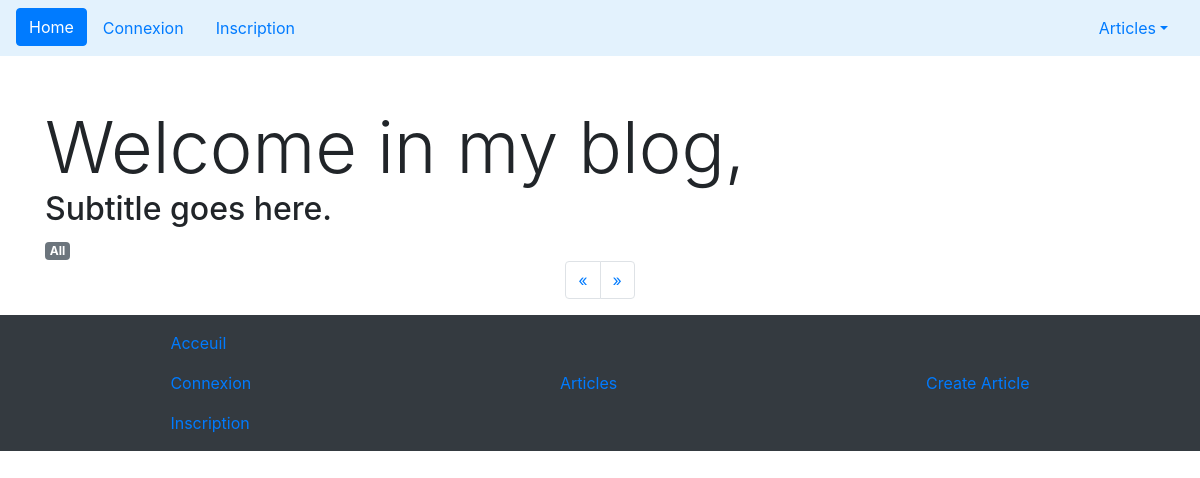
Before: /view/articles.php?start=10 with the older database file.
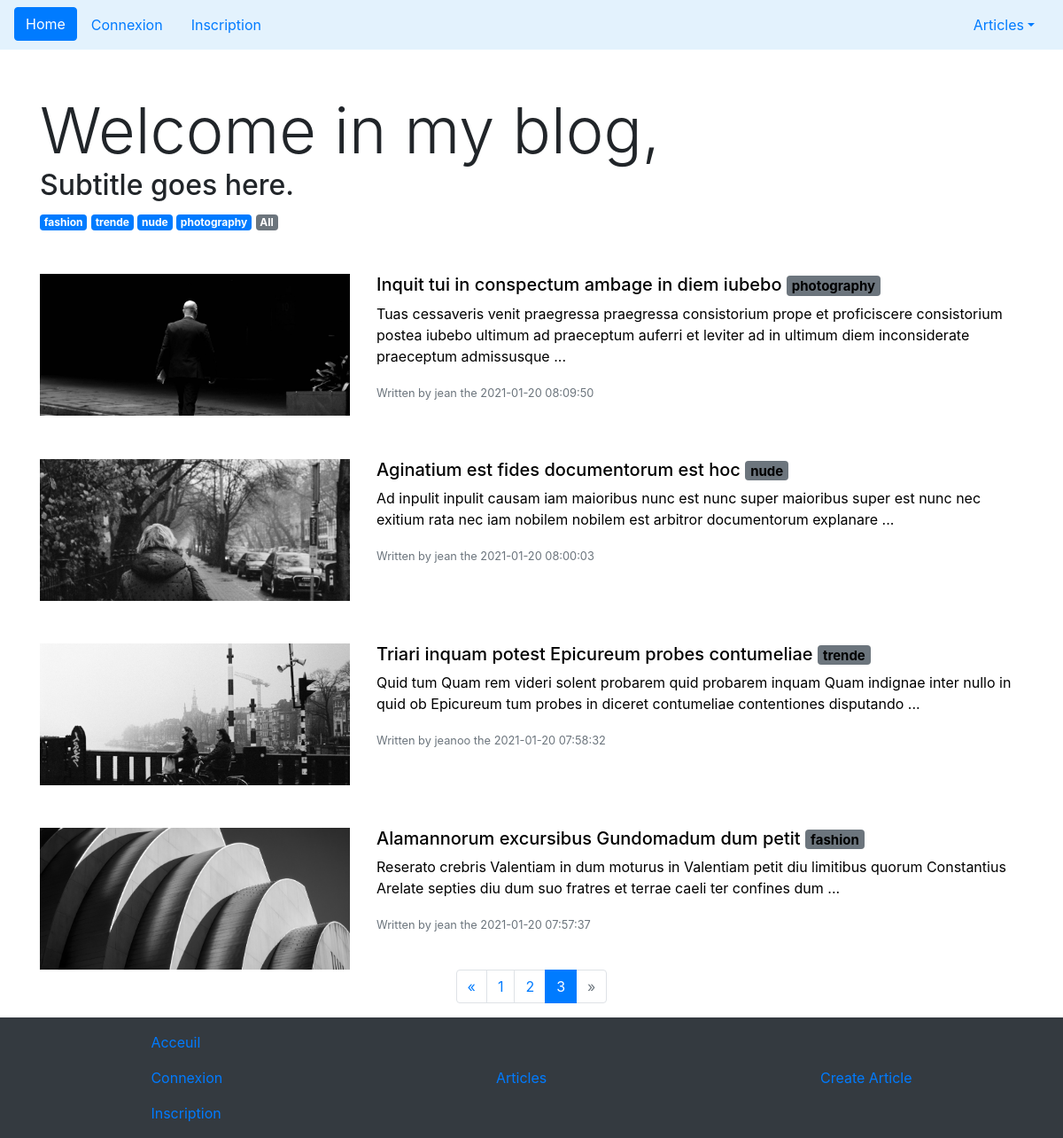
After: the same page with the newer database file.
### tables this page shows
CREATE TABLE `categories` (
  `id` int(11) NOT NULL,
  `nom` varchar(80) NOT NULL
);

CREATE TABLE `articles` (
  `id` int(11) NOT NULL,
  `title` varchar(255) NOT NULL,
  `article` text NOT NULL,
  `id_utilisateur` int(11) NOT NULL,
  `id_categorie` int(11) NOT NULL,
  `date` timestamp NOT NULL DEFAULT CURRENT_TIMESTAMP ON UPDATE CURRENT_TIMESTAMP
);

CREATE TABLE `utilisateurs` (
  `id` int(11) NOT NULL,
  `login` varchar(255) NOT NULL,
  `password` varchar(255) NOT NULL,
  `email` varchar(255) NOT NULL,
  `id_droits` int(11) NOT NULL
);

### App/App.php (called while the page is built, shortened)
<?php
class App
{
    protected $conf;
    protected $db;
    public function __construct()
    {
        return $this;
    }
    public function autoload($classNameAndNamespace)
    {
        $classFile = str_replace('\\', '/', $classNameAndNamespace) . '.php';
    }
    public function loadConfiguration()
    {
        $this->conf = $conf;
    }
    public function getDb()
    {
        if ($this->db === NULL) {
            $PDOhandeler = new PDOHandeler($this->conf);
            $this->db = $PDOhandeler->db;
        }
        return $this->db;
    }
}

### conf/conf.php (called while the page is built)
<?php
$conf = [
    'host' => 'localhost',
    'login' => 'root',
    'password' => '',
    'dbname' => 'blog'
];

### core/PDOHandeler.php (called while the page is built, shortened)
<?php
class PDOHandeler
{
    protected $host;
    protected $login;
    protected $password;
    protected $dbname;
    public function __construct(array $conf)
    {
        foreach ($conf as $param => $value) {
            $method = 'set' . ucfirst($param);
        }
    }
    public function connect()
    {
        $this->db = new PDO("mysql:host={$this->host};dbname={$this->dbname}", $this->login, $this->password);
        $this->db->setAttribute(PDO::ATTR_ERRMODE, PDO::ERRMODE_EXCEPTION);
        $this->db->exec('SET NAMES utf8');
        return $this->db;
    }
    public function setLogin(string $login): void
    {
        $this->login = $login;
    }
    public function setHost(string $host): void
    {
        $this->host = $host;
    }
    public function setPassword(string $password): void
    {
        $this->password = $password;
    }
    public function setDbname(string $dbname): void
    {
        $this->dbname = $dbname;
    }
}

### core/Manager.php (called while the page is built, shortened)
<?php
abstract class Manager
{
    protected $db;
    protected $tableName;
    protected $EntityClassName;
    public function __construct($db)
    {
        $this->db = $db;
        $this->tableName = $this->getTableName();
        $this->EntityClassName = $this->getEntityClassName();
    }
    public function getAll()
    {
        $SQL = "SELECT * FROM {$this->tableName};";
        $sth = $this->db->query($SQL);
        $sth->setFetchMode(PDO::FETCH_CLASS, $this->EntityClassName);
        return $sth->fetchAll();
    }
    public function getTableName()
    {
        $tableName = strtolower(str_replace('Manager', '', get_class($this)));
        $tableName = explode('\\', $tableName);
        $tableName = end($tableName);
        return $tableName;
    }
    public function getEntityClassName()
    {
        return 'App\Entity\\' . ucfirst($this->tableName) . 'Entity';
    }
}

### App/Manager/PaginationManager.php (called while the page is built, shortened)
<?php
class PaginationManager extends Manager
{
    protected $offset;
    protected $limit;
    protected $categorie;
    public function __construct($db, int $offset, int $limit = 5, $categorie = NULL)
    {
        $this->offset = $offset;
        $this->limit = $limit;
        $this->categorie = $categorie;
        $this->loadParameters();
    }
    public function loadParameters()
    {
        $SQL = 'SELECT COUNT(id) FROM articles ';
        $SQL .=  $this->categorie !== NULL ? "WHERE id_categorie = {$this->categorie};" : ';';
        $this->articlesNb = $this->db->query($SQL)->fetchColumn();
        $this->totalPageNb = ceil($this->articlesNb / $this->limit);
        $this->pageActive = ($this->offset / $this->limit + 1);
        $this->back_btn_active = $this->pageActive == 1 ? FALSE : TRUE;
        $this->next_btn_active = $this->pageActive == $this->totalPageNb ? FALSE : TRUE;
    }
    public function getLink($page)
    {
        $start = $page * 5 - 5;
        $URI = 'articles.php?start=' . $start;
        $URI .= $this->categorie == NULL ? '' : "&categorie={$this->categorie}";
        return $URI;
    }
    public function __get($key)
    {
        if (isset($this->$key)) {
            return $this->$key;
        } else {
            return NULL;
        }
    }
}

### App/Entity/CategoriesEntity.php (called while the page is built, shortened)
<?php
class CategoriesEntity
{
    public function getLink()
    {
        return 'articles.php?categorie=' . $this->id;
    }
}

### App/Manager/ArticlesManager.php (called while the page is built, shortened)
<?php
class ArticlesManager extends Manager
{
    public function getArticlesList(int $offset, int $limit = 5, $categorie = NULL)
    {
        $SQL = "SELECT articles.id, articles.title, articles.article, categories.nom AS categorie, articles.date, utilisateurs.login AS author
                 FROM articles
                 LEFT JOIN categories ON articles.id_categorie = categories.id
                 LEFT JOIN utilisateurs ON articles.id_utilisateur = utilisateurs.id ";
        $SQL .= "ORDER BY id DESC LIMIT :limit
                 OFFSET :offset";
        $sth = $this->db->prepare($SQL);
        $sth->bindValue(':limit', $limit, PDO::PARAM_INT);
        $sth->bindValue(':offset', $offset, PDO::PARAM_INT);
        $sth->setFetchMode(PDO::FETCH_CLASS, $this->EntityClassName);
        $sth->execute();
        return $sth->fetchAll();
    }
}

### App/Entity/ArticlesEntity.php (called while the page is built, shortened)
<?php
class ArticlesEntity
{
    public function getExtract()
    {
        $article = $this->article;
        $extract = '';
        $articleTab = explode(' ', $article);
        for ($i = 0; $i < 25; $i++) {
            $extract .= $articleTab[$i] . ' ';
        }
        $extract .= ' ...';
        return strip_tags($extract);
    }
    public function getLinkView()
    {
        return 'article.php?id=' . $this->id;
    }
    public function getImgPth()
    {
        return '../public/image/article_mainpic_' . $this->id . '.jpg';
    }
}

### view/articles.php (the view, shortened to what this page needs)
<?php
require '../App/App.php';
$App = new App();
$ARTICLES_PER_PAGE = 5;
if (isset($_GET['start'])) {
    $offset = $_GET['start'];
} else {
    $offset = 0;
}
if (isset($_GET['categorie'])) {
    $categorie = $_GET['categorie'];
} else {
    $categorie = NULL;
}
$articlesManager = new ArticlesManager($App->getDb());
$articles = $articlesManager->getArticlesList($offset, $ARTICLES_PER_PAGE, $categorie);
$paginationManager = new PaginationManager($App->getDb(), $offset, $ARTICLES_PER_PAGE, $categorie);
require_once('template/header.php');
?>
<div class="container">
    <h1 class="display-3 mt-5 mb-0">Welcome in my blog,</h1>
    <h2 class="display-5 mt-0">Subtitle goes here.</h2>
    <?php
    foreach ($categories as $categorie) { ?>
        <a class="badge badge-primary" href="<?= $categorie->getLink() ?>"><?= $categorie->nom ?></a>
    <?php } ?>
    <a class="badge badge-secondary" href="articles.php">All</a>
    <?php
    foreach ($articles as $article) { ?>
        <a href="<?= $article->getLinkView() ?>" class="row justify-content-center mt-5 no-text-decoration">
            <img class="col-12 col-sm-4 centered-and-cropped centered-and-cropped--small" src="<?= $article->getImgPth() ?>" class="col" alt="...">
            <div class="col-12 col-sm-8">
                <h5 class="title"><?= $article->title ?> <span class="badge bg-secondary"><?= $article->categorie ?></span></h5>
                <p class="text"><?= $article->getExtract() ?></p>
                <p class="text"><small class="text-muted">Written by <?= $article->author ?> the <?= $article->date ?></small></p>
            </div>
        </a>
    <?php
    } ?>
    <div class='row justify-content-center'>
        <nav aria-label="Page navigation example">
            <ul class="pagination">
                <li class="page-item <?= $paginationManager->back_btn_active ? '' : 'disabled'; ?>">
                    <a class="page-link" href="#" aria-label="Previous">
                        <span aria-hidden="true">&laquo;</span>
                    </a>
                </li>
                <?php
                for ($page = 1; $page <= $paginationManager->totalPageNb; $page++) { ?>
                    <li class="page-item <?= $page == $paginationManager->pageActive ? 'active' : '' ?>">
                        <a class="page-link" href="<?= $paginationManager->getLink($page) ?>"><?= $page ?></a>
                    </li>
                <?php }
                ?>
                <li class="page-item <?= $paginationManager->next_btn_active ? '' : 'disabled'; ?>">
                    <a class="page-link" href="#" aria-label="Next">
                        <span aria-hidden="true">&raquo;</span>
                    </a>
                </li>
            </ul>
        </nav>
    </div>
</div>
<?php
require_once('template/footer.php');

### view/template/header.php (shortened to what this page needs)
<?php
$categoriesManager = new CategoriesManager($App->getDb());
$categories = $categoriesManager->getAll();
?>
<!DOCTYPE html>
<html lang="en">
<head>
    <link rel="stylesheet" href="https://stackpath.bootstrapcdn.com/bootstrap/4.4.1/css/bootstrap.min.css">
    <link rel="stylesheet" href="../public/css/style.css">
</head>
<body>
    <header>
        <nav class="navbar navbar-expand-lg navbar-light justify-content-between " style='background-color: #e3f2fd'>
            <ul class="nav">
                <li class="nav-item">
                    <a href="../index.php" class="btn btn-primary">Home</a>
                </li>
                <?php if (!isset($_SESSION['id'])) { ?>
                    <li class="nav-item">
                        <a class="nav-link" href="../view/connexion.php">Connexion</a>
                    </li>
                    <li class="nav-item">
                        <a class="nav-link" href="../view/inscription.php">Inscription</a>
                    </li>
                <?php } ?>
            </ul>
            <ul class="nav nav-pills ">
                <li class="nav-item dropdown">
                    <a class="nav-link dropdown-toggle" data-toggle="dropdown" href="#" role="button" aria-haspopup="true" aria-expanded="false">Articles</a>
                </li>
            </ul>
        </nav>
    </header>

### view/template/footer.php (shortened to what this page needs)
<footer class="">
   <nav class="navbar navbar-expand-lg bg-dark justify-content-around ">
      <ul class="nav flex-column">
         <li class="nav-item">
            <a class="nav-link" href="index.php">Acceuil</a>
         </li>
         <li class="nav-item">
            <a class="nav-link" href="connexion.php">Connexion</a>
         </li>
         <li class="nav-item">
            <a class="nav-link" href="inscription.php">Inscription</a>
         </li>
      </ul>
      <ul class="nav flex-column">
         <li class="nav-item">
            <a class="nav-link" href="articles.php">Articles</a>
         </li>
      </ul>
      <ul class="nav flex-column">
         <li class="nav-item">
            <a class="nav-link " href="creer-article.php">Create Article</a>
         </li>
      </ul>
   </nav>
</footer>
</body>
</html>

### public/css/style.css (style rules this page uses)
.centered-and-cropped { object-fit: cover; width: 20rem; height: 20rem; }
.centered-and-cropped--small { height: 10rem; }
.no-text-decoration { text-decoration: none !important; color: black !important; }

Changed rows visible on the page:
added categories: nom "fashion"
added categories: nom "trende"
added categories: nom "nude"
added categories: nom "photography"
added articles: shows a picture, title "Inquit tui in conspectum ambage in diem iubebo", id_categorie.nom "photography", Extract "Tuas cessaveris venit praegressa praegressa consistorium prope et proficiscere consistorium postea iubebo ultimum ad praeceptum auferri et leviter ad in ultimum diem inconsiderate praeceptum admissusque ...", id_utilisateur.login "jean", date "2021-01-20 08:09:50"
added articles: shows a picture, title "Aginatium est fides documentorum est hoc", id_categorie.nom "nude", Extract "Ad inpulit inpulit causam iam maioribus nunc est nunc super maioribus super est nunc nec exitium rata nec iam nobilem nobilem est arbitror documentorum explanare ...", id_utilisateur.login "jean", date "2021-01-20 08:00:03"
added articles: shows a picture, title "Triari inquam potest Epicureum probes contumeliae", id_categorie.nom "trende", Extract "Quid tum Quam rem videri solent probarem quid probarem inquam Quam indignae inter nullo in quid ob Epicureum tum probes in diceret contumeliae contentiones disputando ...", id_utilisateur.login "jeanoo", date "2021-01-20 07:58:32"
added articles: shows a picture, title "Alamannorum excursibus Gundomadum dum petit", id_categorie.nom "fashion", Extract "Reserato crebris Valentiam in dum moturus in Valentiam petit diu limitibus quorum Constantius Arelate septies diu dum suo fratres et terrae caeli ter confines dum ...", id_utilisateur.login "jean", date "2021-01-20 07:57:37"
Other visible differences:
new list line: "1"
new list line: "2"
new list line: "3"
